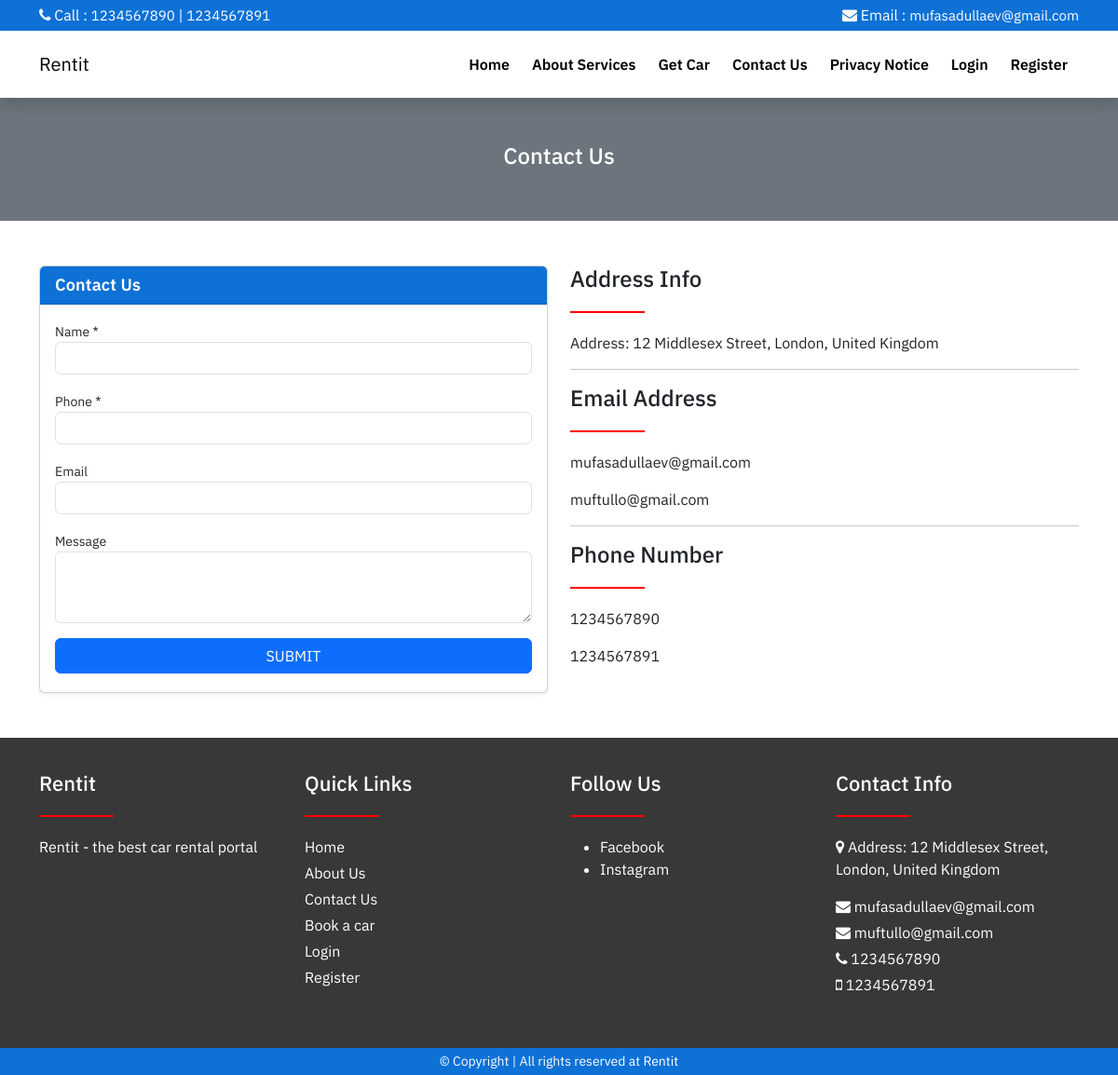
The page /contact-us.php on the database its author committed.
### tables this page shows
CREATE TABLE `web_settings` (
  `id` int(11) UNSIGNED NOT NULL,
  `title` varchar(255) NOT NULL,
  `url` varchar(255) DEFAULT NULL,
  `description` varchar(1000) DEFAULT NULL,
  `logo` varchar(100) DEFAULT NULL,
  `address` varchar(500) DEFAULT NULL,
  `email1` varchar(100) DEFAULT NULL,
  `email2` varchar(100) DEFAULT NULL,
  `phone1` varchar(15) DEFAULT NULL,
  `phone2` varchar(15) DEFAULT NULL
);

CREATE TABLE `social_medias` (
  `id` int(11) UNSIGNED NOT NULL,
  `name` varchar(100) NOT NULL,
  `slug` varchar(150) NOT NULL,
  `status` tinyint(1) DEFAULT 0 COMMENT '0=show,1=hide'
);

### config/function.php (called while the page is built, shortened)
<?php
require 'dbcon.php';
function getAll($tableName, $status = NULL){
    global $conn;
    $table = mysqli_real_escape_string($conn, $tableName);
    if($status == 'status'){
        $query = "SELECT * FROM $table WHERE status=0";
    }else{
        $query = "SELECT * FROM $table";
    }
    return mysqli_query($conn, $query);
}
function getById($tableName, $id){
    global $conn;
    $table = mysqli_real_escape_string($conn, $tableName);
    $id = mysqli_real_escape_string($conn, $id);
    $query = "SELECT * FROM $table WHERE id='$id' LIMIT 1";
    $result = mysqli_query($conn, $query);
    if($result){
        if(mysqli_num_rows($result) == 1){
            $row = mysqli_fetch_array($result, MYSQLI_ASSOC);
            $response = [
                'status' => 200,
                'data' => $row
            ];
            return $response;
        }else{
            $response = [
                'status' => 404,
                'message' => 'No Data Found'
            ];
            return $response;
        }
    }else{
        $response = [
            'status' => 500,
            'message' => 'Something Went Wrong!'
        ];
        return $response;
    }
}
function webSetting($string){
    $setting = getById('web_settings',1);
    if($setting['status'] == 200){
        return $setting['data'][$string];
    }
}
?>

### contact-us.php (the view)
<?php include('includes/header.php'); ?>
<div class="py-5 bg-secondary">
    <div class="container text-center">
        <h4 class="text-white">Contact Us</h4>
    </div>
</div>
<div class="py-5">
    <div class="container">
        <div class="row">
            <div class="col-md-6">
                <div class="card shadow-sm">
                    <div class="card-header bg-web">
                        <h4 class="title1 mb-0 text-white">Contact Us</h4>
                    </div>
                    <div class="card-body">
                        <form action="#" method="POST">
                            <div class="mb-3">
                                <label>Name *</label>
                                <input type="text" name="name" required class="form-control" />
                            </div>
                            <div class="mb-3">
                                <label>Phone *</label>
                                <input type="text" name="phone" required class="form-control" />
                            </div>
                            <div class="mb-3">
                                <label>Email</label>
                                <input type="text" name="email" class="form-control" />
                            </div>
                            <div class="mb-3">
                                <label>  Message</label>
                                <textarea name="comment" class="form-control" rows="3"></textarea>
                            </div>
                            <div class="mb-1">
                                <button type="sumbit" name="enquiryBtn" class="btn btn-primary w-100">SUBMIT</button>
                            </div>
                        </form>
                    </div>
                </div>
            </div>
            <div class="col-md-6">
                <h4>Address Info</h4>
                <div class="underline"></div>
                <p>Address: <?= webSetting('address'); ?></p>
                <hr>
                <h4>Email Address</h4>
                <div class="underline"></div>
                <p><?= webSetting('email1'); ?></p>
                <p><?= webSetting('email2'); ?></p>
                <hr>
                <h4>Phone Number</h4>
                <div class="underline"></div>
                <p><?= webSetting('phone1'); ?></p>
                <p><?= webSetting('phone2') ?? '-'; ?></p>
            </div>
        </div>
    </div>
</div>
<?php include('includes/footer.php'); ?>

### includes/navbar.php (shortened to what this page needs)
<div class="shadow sticky-top">
    <div class="bg-web py-1">
        <div class="container">
            <div class="row">
                <div class="col-md-6 text-white">
                    <span> <i class="fa fa-phone"></i> Call :</span>
                    <a href="tel:<?= webSetting('phone1'); ?>" class="top-nav-link"><?= webSetting('phone1'); ?></a> |
                    <a href="tel:<?= webSetting('phone2'); ?>" class="top-nav-link"><?= webSetting('phone2'); ?></a>
                </div>
                <div class="col-md-6 text-md-end text-white">
                    <span> <i class="fa fa-envelope"></i> Email :</span>
                    <a href="tel:<?= webSetting('email1'); ?>" class="top-nav-link"><?= webSetting('email1'); ?></a>
                </div>
            </div>
        </div>
    </div>
    <nav class="navbar navbar-expand-lg bg-white">
        <div class="container">
            <a class="navbar-brand" href="index.php">
                <?= webSetting('title'); ?>
            </a>
            <div class="collapse navbar-collapse" id="navbarSupportedContent">
                <ul class="navbar-nav ms-auto mb-2 mb-lg-0">
                    <li class="nav-item">
                        <a class="nav-link active" href="index.php">Home</a>
                    </li>
                    <li class="nav-item">
                        <a class="nav-link" href="about-us.php">About Services</a>
                    </li>
                    <li class="nav-item">
                        <a class="nav-link" href="cars.php">Get Car</a>
                    </li>
                    <li class="nav-item">
                        <a class="nav-link" href="contact-us.php">Contact Us</a>
                    </li>
                    <li class="nav-item">
                        <a class="nav-link" href="privacy-notice.php">Privacy Notice</a>
                    </li>
                    <?php
                        if(isset($_SESSION['loggedIn'])){
                            ?>
                            <li class="nav-item dropdown my-auto">
                                <a class="btn border me-2 dropdown-toggle" href="#" role="button" data-bs-toggle="dropdown" aria-expanded="false">
                                    <i class="fa fa-user"></i> <?= $_SESSION['loggedInUser']['name']; ?>
                                </a>
                                <ul class="dropdown-menu">
                                    <li><a class="dropdown-item" href="profile.php">My Profile</a></li>
                                    <li><a class="dropdown-item" href="my-bookings.php">My Bookings</a></li>
                                    <li><a class="dropdown-item" href="logout.php"> <i class="fa fa-sign-out"></i> Logout</a></li>
                                </ul>
                            </li>
                            <?php
                        }
                        else
                        {
                            ?>
                            <li class="nav-item">
                                <a class="nav-link" href="login.php">Login</a>
                            </li>
                            <li class="nav-item">
                                <a class="nav-link" href="register.php">Register</a>
                            </li>
                            <?php
                        }
                    ?>
                </ul>
            </div>
        </div>
    </nav>
</div>

### includes/footer.php (shortened to what this page needs)
    <div class="footer-bg">
        <div class="container">
            <div class="row">
                <div class="col-md-3 mb-3">
                    <h4><?= webSetting('title') ?? 'Website Name' ?></h4>
                    <div class="underline"></div>
                    <p>
                        <?= webSetting('description') ?? 'Website Description' ?>
                    </p>
                </div>
                <div class="col-md-3 mb-3">
                    <h4>Quick Links</h4>
                    <div class="underline"></div>
                    <p class="mb-1"><a href="index.php">Home</a></p>
                    <p class="mb-1"><a href="about-us.php">About Us</a></p>
                    <p class="mb-1"><a href="contact-us.php">Contact Us</a></p>
                    <p class="mb-1"><a href="cars.php">Book a car</a></p>
                    <p class="mb-1"><a href="login.php">Login</a></p>
                    <p class="mb-1"><a href="register.php">Register</a></p>
                </div>
                <div class="col-md-3 mb-3">
                    <h4>Follow Us</h4>
                    <div class="underline"></div>
                    <ul>
                        <?php
                            $socials = getAll('social_medias');
                            if($socials){
                                if(mysqli_num_rows($socials) > 1){
                                    foreach($socials as $socialItem){
                                    ?>
                                        <li>
                                            <a href="<?=$socialItem['slug'];?>" target="_blank">
                                                <?=$socialItem['name'];?>
                                            </a>
                                        </li>
                                    <?php
                                    }
                                }else{
                                    echo '<li>No Social Media</li>';
                                }
                            }else{
                                echo '<li>No Social Media</li>';
                            }
                        ?>
                    </ul>
                </div>
                <div class="col-md-3 mb-3">
                    <h4>Contact Info</h4>
                    <div class="underline"></div>
                    <p><i class="fa fa-map-marker"></i> Address: <?= webSetting('address'); ?></p>
                    <p class="mb-1"> <i class="fa fa-envelope"></i> <?= webSetting('email1'); ?></p>
                    <p class="mb-1"> <i class="fa fa-envelope"></i> <?= webSetting('email2'); ?></p>
                    <p class="mb-1"> <i class="fa fa-phone"></i> <?= webSetting('phone1'); ?></p>
                    <p class="mb-1"> <i class="fa fa-mobile"></i> <?= webSetting('phone2'); ?></p>
                </div>
            </div>
        </div>
    </div>
    <div class="py-1 bg-web">
        <div class="container">
            <p class="mb-0 fs-14 text-white text-center">© Copyright | All rights reserved at <?= webSetting('title') ?? 'Car Rental Services'; ?></p>
        </div>
    </div>
</body>
</html>

### assets/css/style.css (style rules this page uses)
html,body { font-family: 'IBM Plex Sans', sans-serif; }
a { text-decoration: none; }
.top-nav-link { color: #fff; font-size: 15px; }
label { font-size: 14px; }
.form-control { font-size: 14px !important; }
.underline { height: 2px; width: 80px; background-color: red; margin-top: 20px; margin-bottom: 20px; }
.fs-14 { font-size: 14px; }
.title1 { font-size: 18px; font-weight: 600; line-height: 1.33; letter-spacing: .16px; color: #1f1f1f; margin-bottom: 0px; }
.nav-link { padding: 16px 12px !important; font-weight: 600; color: #000 !important; }
.footer-bg { background-color: #383838; padding-top: 36px; padding-bottom: 36px; color: #fff; }
.footer-bg h4 { font-size: 22px; }
.footer-bg a { color: #fff; }
.card-header { background-color: #0d71d6 !important; color: #fff; }
.bg-web { background-color: #0d71d6; }

### rows shown on the page
web_settings: phone1 "1234567890", phone2 "1234567891", email1 "mufasadullaev@gmail.com", title "Rentit", address "12 Middlesex Street, London, United Kingdom", email2 "muftullo@gmail.com", description "Rentit - the best car rental portal"
social_medias: name "Facebook"
social_medias: name "Instagram"
